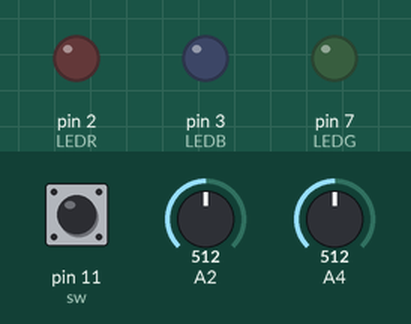
Recording of a sketch running on a simulated Arduino Uno, built with avr-gcc and run on an emulated ATmega328P. Parts: output pins drawn as LEDs (lit = HIGH). The inputs (shaded band) are chosen by the test bench; at power-on: A2 = 512, pin 11 (sw) HIGH, A4 = 512.

Above: at 1.2 s.
1.3 s: A2 set to 0
At 2.4 s:
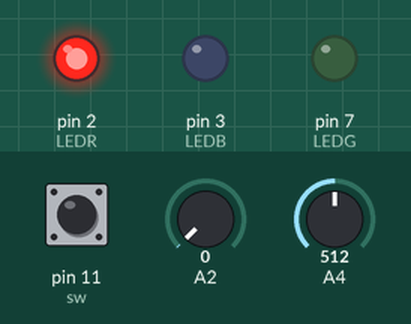
2.8 s: pin 11 (sw) pulled LOW for 0.15 s
At 2.87 s:
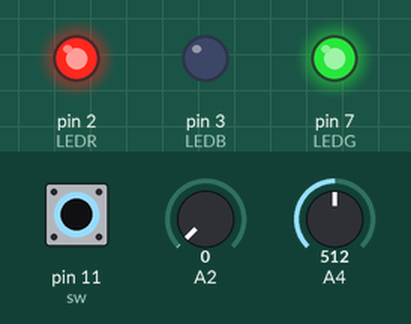
4.4 s: A2 set to 1023
At 4.8 s:
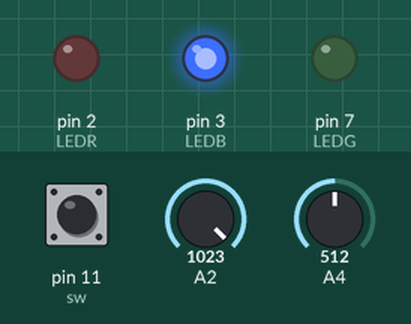
5.9 s: pin 11 (sw) pulled LOW for 1 s
At 6.7 s:
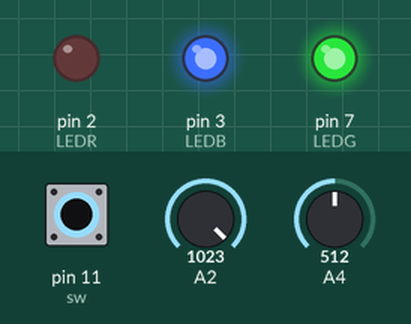
8.4 s: pin 11 (sw) pulled LOW for 3.2 s
At 12.6 s:
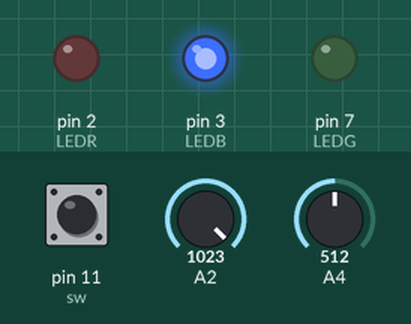
13.1 s: A2 set to 1011
At 13.8 s:
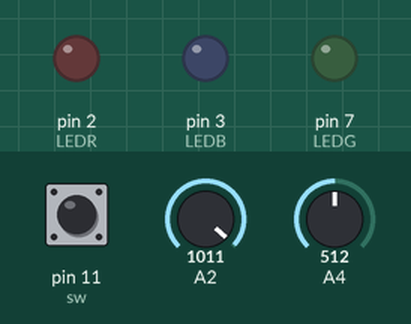
Timing chart, 0 to 15.6 s (numbered marks = the images above; inputs shaded):
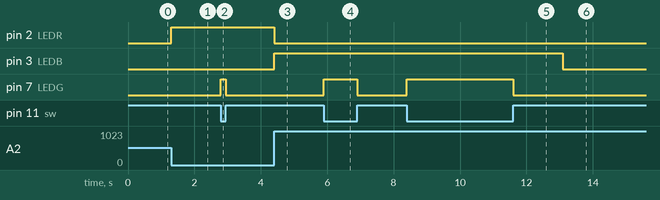

The sketch:

joysticktest.ino
```cpp
//LEDS
int LEDR = 2; // Digital pin 2
int LEDB = 3; // Digital pin 3
int LEDG = 7; // Digital pin 7

// Joystick module
int sw = 11; //Digital pin 11

void setup() {
  // put your setup code here, to run once:
  pinMode(LEDR, OUTPUT);
  pinMode(LEDB, OUTPUT);
  pinMode(LEDG, OUTPUT);
  pinMode(sw, INPUT_PULLUP); //Internal pull-up
  Serial.begin(9600);

}

void loop() {

  int x = analogRead(A2);
  int y = analogRead(A4);
  int button = digitalRead(sw);
  // put your main code here, to run repeatedly:

// If joystick is pulled to the right
  if(x == 0){
    digitalWrite(LEDR, HIGH);
  } else{
    digitalWrite(LEDR, LOW);
  }

  //If joystick is pulled to the left
  if(x == 1023){
    digitalWrite(LEDB, HIGH);
  }
  else{
    digitalWrite(LEDB, LOW);
  }

  //If joystick is pressed
  if(button == LOW){
    digitalWrite(LEDG, HIGH);
  }
  else{
    digitalWrite(LEDG, LOW);
  }


}
```

Measured:
- the behaviour switches between 1023 and 1022 on A2 (found by bisection; images 5 and 6)
- after the input at 1.3 s, pin 2 (LEDR): LOW → HIGH at once
- after the input at 2.8 s, pin 7 (LEDG): LOW → HIGH at once, → LOW 0.15 s later
- after the input at 4.4 s, pin 2 (LEDR): HIGH → LOW at once; pin 3 (LEDB): LOW → HIGH at once
- after the input at 5.9 s, pin 7 (LEDG): LOW → HIGH at once, → LOW 1.0 s later
- after the input at 8.4 s, pin 7 (LEDG): LOW → HIGH at once, → LOW 3.2 s later
- after the input at 13.1 s, pin 3 (LEDB): HIGH → LOW at once
